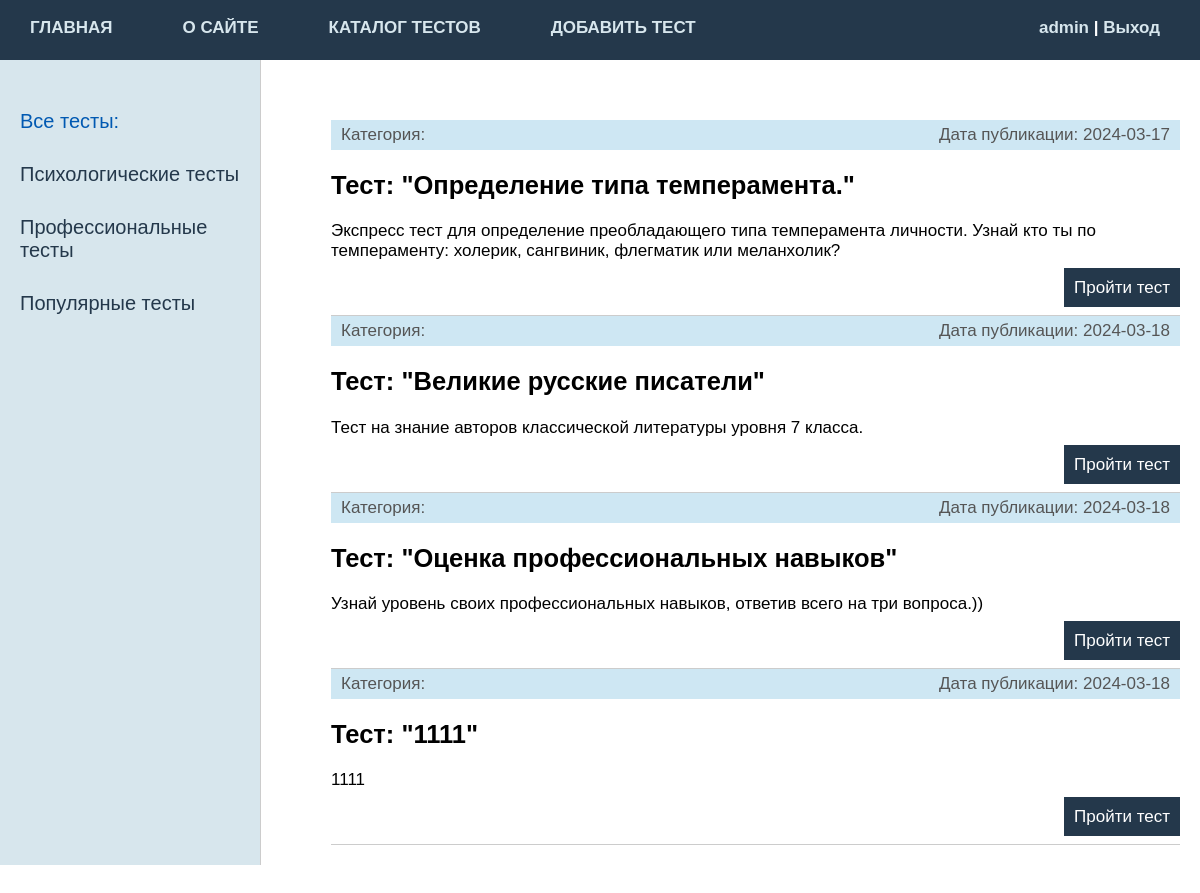
/catalog/ (signed in), run on the app's committed database.
### main/models.py (models this page shows, shortened)
class Categories(models.Model):
    category = models.CharField(max_length=250, db_index=True)  # Названия категории
    def get_absolute_url(self):
        return reverse('category', kwargs={'category_id': self.pk})

class Tests(models.Model):
    title = models.CharField(max_length=250, verbose_name="Название теста")  # Названия теста
    review = models.TextField(blank=True, verbose_name="Отписание теста")  # Описания теста
    manual = models.TextField(blank=True,
                              verbose_name="Инструкция по выполеннию теста")  # Инструкции по прохождению теста
    number_of_questions = models.PositiveIntegerField(
        verbose_name="Количество вопросов в тесте")  # Количества вопросов в тесте
    number_of_сhoice = models.PositiveIntegerField(
        verbose_name="Количество вариантов ответа")  # Количества вариантов ответа
    time_create = models.DateTimeField(auto_now_add=True)
    time_update = models.DateTimeField(auto_now=True)
    category_key = models.ForeignKey('Categories', on_delete=models.PROTECT, null=True, verbose_name="Категория")
    author = models.ForeignKey(get_user_model(), on_delete=models.SET_NULL, related_name='author_test', null=True,
                               default=None, verbose_name="Автор")
    is_published = models.BooleanField(default=True)  # Отметка о публикации
    def get_absolute_url(self):
        return reverse('test', kwargs={'test_id': self.pk})
    class Meta:  # Задаем настройки отображения модел в понели администратора.
        verbose_name = 'Тесты'  # Задаем отображение имени модели в единственном числе.
        verbose_name_plural = 'Тесты'  # Задаем отображение имени модели во множественном числе.

### catalog/views.py (the view)
# urls.py: path('', TestsCatalog.as_view(), name='catalog'), # Общий перечень тестов
class TestsCatalog(ListView):
    model = Tests
    template_name = 'catalog/catalog.html'
    def get_context_data(self, **kwargs):
        context = super().get_context_data(**kwargs)
        context['list_category'] = Categories.objects.all()
        context['category_selected'] = 0
        context['title'] = 'Каталог тестов'
        return context
    def get_queryset(self):  # Отвечает за отображение только опубликованных тестов.
        return Tests.objects.filter(is_published=True)

### user/context_processors.py (called while the page is built)
def get_menu(request):
    return {'upper_menu': menu}

### catalog/templates/catalog/catalog.html (shortened to what this page needs)
{% extends 'catalog/base_cat.html' %}
{% block content_cat %}
<ul class="list-articles">
	{% for t in object_list %}
			<li>
				<div class="article-panel">
					<p class="first">Категория: {{t.category_id}}</p>
					<p class="last">Дата публикации: {{t.time_create|date:"Y-m-d"}}</p>
				</div>
				<h2>Тест: "{{t.title}}"</h2>
	        {{ t.review|linebreaks|truncatewords:50}}
			<p class="link-read-post"><a href="{{ t.get_absolute_url }}">Пройти тест</a></p>
			</li>
	{% endfor %}
</ul>
{% endblock %}

### catalog/templates/catalog/base_cat.html (shortened to what this page needs)
{% extends 'main/base.html' %}
{% block left_column %}
<table class="table-content" border=0 cellpadding="0" cellspacing="0">
	<td valign="top" class="left-chapters">
	<ul id="leftchapters">
		{% if category_selected == 0 %}
		    <li class="selected">Все тесты:</li>
		{% else %}
		    <li><a href="{% url 'catalog' %}"> Все тесты:</a></li>
		{% endif %}
		{% for l in list_category %}
		    {% if l.pk == category_selected %}
		        <li class="selected">{{l.category}}</li>
		    {% else %}
		        <li><a href="{{ l.get_absolute_url }}"> {{l.category}}</a></li>
			{% endif %}
		{% endfor %}
	</ul>
</td>
<td valign="top" class="content">
	<div class="content-text">
{% block content_cat %}
{% endblock %}
	</div>
</td></tr></table>
{% endblock %}

### main/templates/main/base.html (shortened to what this page needs)
{% load static %}
<!DOCTYPE html>
<html lang="en">
<head>
    <link type="text/css" href="{% static 'main/css/styles.css' %}" rel="stylesheet" />
</head>
<body>
<table class="table-page" border=0 cellpadding="0" cellspacing="0">
<tr><td valign=top>
{% block upper_menu %}
		<div class="header">
			<ul id="upper_menu" class="upper_menu">
{% for m in upper_menu %}
			<li><a href="{% url m.url_name %}">{{m.title}}</a></li>
{% endfor %}
{% if user.is_authenticated %}
			<li class="last"><a href="{%url 'user:user_office' request.user.username %}">{{user.username}} </a>| <a href="{% url 'user:logout' %}"> Выход </a></li>
{% else %}
            <li class="last"><a href="{% url 'user:registration' %}"> Регистрация </a> | <a href="{% url 'user:login' %}"> Вход </a></li>
{% endif %}
			</ul>
		</div>
{% endblock %}
{% block left_column %}
{% endblock %}
</body>
</html>

### main/static/main/css/styles.css (style rules this page uses)
html, body { font-family: 'Arial'; margin: 0; padding: 0; height: 100%; width: 100%; color: #444; }
a { color: #0059b2; text-decoration: none; }
p.link-read-post { text-align: right; }
p.link-read-post a { padding: 10px; min-width: 100px; background: #24384b; color: #fff; text-decoration: none; font-weight: 500; }
div.article-panel { background: #cee7f3; padding: 5px 10px 5px 10px; box-sizing: border-box; overflow: hidden; color: #555; }
div.article-panel p.first { margin: 0; float: left; }
div.article-panel p.last { margin: 0; float: right; }
ul.list-articles { list-style: none; margin: 0; padding: 0; }
ul.list-articles li { border-bottom: 1px solid #ccc; }
.table-page { width: 100%; height: 100%; vertical-align: top; }
.table-page tr { height: 100%; }
.header { background: #24384b; height: 60px; }
ul.upper_menu { list-style: none; margin: 0; padding: 0; height: 60px; color: #ffffff; font-size: 17px; font-weight: 700; overflow: hidden; font-family: 'Arial'; }
ul.upper_menu li { float: left; margin: 18px 40px 0 30px; }
ul.upper_menu li.last { float: right; }
ul.upper_menu li a { color: #d7e6ed; text-decoration: none; }
.table-content { width: 100%; min-height: 100%; height: 100%; }
.left-chapters { margin: 0; background: #d7e6ed; border-right: 1px solid #ccc; min-height: 100%; }
.left-chapters ul { width: 230px; min-height: 100%; margin: 0; padding: 20px 10px 10px 20px; list-style: none; font-size: 20px; }
.left-chapters ul li { margin: 30px 0 0 0; color: #999; }
.left-chapters ul li.selected { color: #0059b2; }
.left-chapters ul li a { color: #24384b; text-decoration: none; }
.content { padding: 0px 20px 20px 40px; width: 100%; box-sizing: border-box; }
.content-text { margin: 60px 0 0 30px; color: #000; font-size: 17px; font-family: 'Arial'; }

### data on the page
Categories: category "Психологические тесты"
Categories: category "Профессиональные тесты"
Categories: category "Популярные тесты"
Tests: time_create "2024-03-17", title "Определение типа темперамента.", review "Экспресс тест для определение преобладающего типа темперамента личности. Узнай кто ты по темпераменту: холерик, сангвиник, флегматик или меланхолик?"
Tests: time_create "2024-03-18", title "Великие русские писатели", review "Тест на знание авторов классической литературы уровня 7 класса."
Tests: time_create "2024-03-18", title "Оценка профессиональных навыков", review "Узнай уровень своих профессиональных навыков, ответив всего на три вопроса.))"
Tests: time_create "2024-03-18", title "1111", review "1111"

### other printed values
{{ m.title }} "ГЛАВНАЯ" "О САЙТЕ" "КАТАЛОГ ТЕСТОВ" "ДОБАВИТЬ ТЕСТ"
{{ user.username }} "admin"
